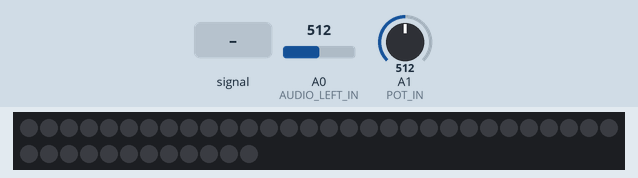
Recording of a sketch running on a simulated ATtiny85, built with avr-gcc and run on an emulated ATtiny85. On the bench: 42 RGB LEDs in strip order, left to right, continuing on the next row. The inputs (shaded band) are chosen by the test bench; at power-on: A0 (AUDIO_LEFT_IN) = 512, A1 (POT_IN) = 512. Dim RGB values are drawn brighter than linear; random numbers use the default seed unless the sketch sets one; what the sketch prints to the serial monitor is not drawn.

Above: at 1.2 s.
1.3 s: A0 (AUDIO_LEFT_IN) fed a 200 Hz sine of ±460 counts around its level
At 2.11 s:
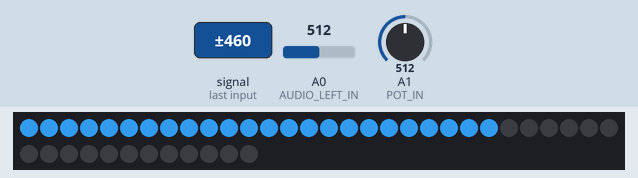
At 3.19 s:
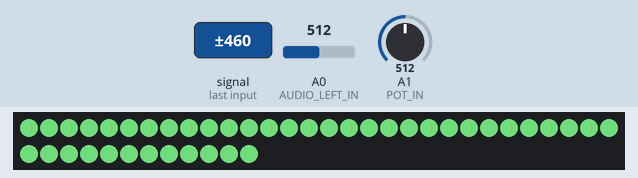
4.0 s: A0 (AUDIO_LEFT_IN) set to 306
At 4.8 s:
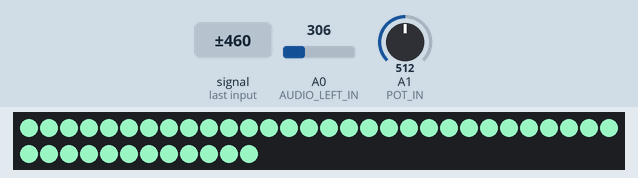
At 5.6 s:
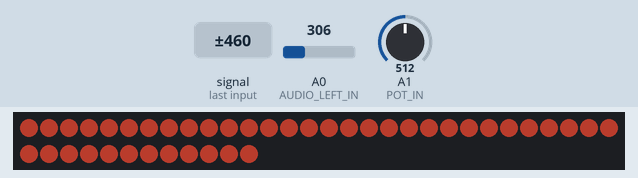
Timing chart, 0 to 6.3 s (numbered marks = the images above; inputs shaded):
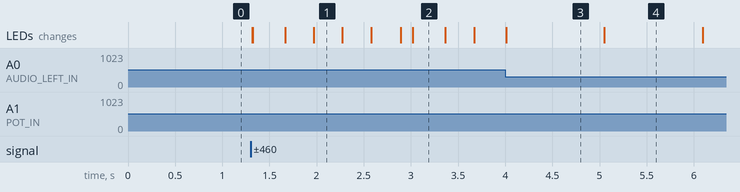

Measured:
- after the input at 1.3 s, the LEDs: first change at once (image 1 shows a later state)
- what the display in image 3 shows lasts 1.0 s, from 4.0 s to 5.0 s

The sketch:

tower_driver_dotstar.ino
```cpp
// Driving the LED Tower with FastLED library.
// Definitely not production code, still under development and must be improved.
// probably need fundamental changes in the display code, and we need to figure
// out why the LEDs are too dim...

// Built off of the Adafruit DotStar example code.

#include <Adafruit_DotStar.h>
#include <SPI.h>

#define NUMPIXELS 42 // Number of LEDs in strip
#define NUMLEVELS 14  // number of levels in the LED tower.
//#define MAX_AUDIO_VALUE 850  // determined by the op amp output under the conditions we tested.

#define AUDIO_UNDRIVEN_VALUE 550  // the avg number we read when audio is disconnected.
#define MIN_DEAD_RADIUS 50  // base dead zone of 500-600, centered at 550.
#define MAX_DEAD_RADIUS 150  //

// Audio
#define AUDIO_LEFT_IN A0 // Audio LEFT
#define POT_IN A1
#define DATAPIN    4
#define CLOCKPIN   5

Adafruit_DotStar strip = Adafruit_DotStar(
  NUMPIXELS, DATAPIN, CLOCKPIN, DOTSTAR_BGR);
// The last parameter is optional -- this is the color data order of the
// DotStar strip, which has changed over time in different production runs.
// Your code just uses R,G,B colors, the library then reassigns as needed.
// Default is DOTSTAR_BRG, so change this if you have an earlier strip.

// Hardware SPI is a little faster, but must be wired to specific pins
// (Arduino Uno = pin 11 for data, 13 for clock, other boards are different).
//Adafruit_DotStar strip = Adafruit_DotStar(NUMPIXELS, DOTSTAR_BRG);

void setup() {

#if defined(__AVR_ATtiny85__) && (F_CPU == 16000000L)
  clock_prescale_set(clock_div_1); // Enable 16 MHz on Trinket
#endif
  Serial.begin(112500);
  strip.begin(); // Initialize pins for output
  strip.show();  // Turn all LEDs off ASAP
}

uint32_t color = 0x080008;
int count = 0;

void loop() {

  // read the potentiometer 0-1000. If 1000, high sensitivity, thus smaller changes in volume have proportionally larger effects on tower height.
  // implemented via increasing or decreasing dead zone range.
  int sensitivity = analogRead(POT_IN);
  Serial.print("sensitivity=");
  Serial.println(sensitivity);

  // at zero sensitivity, dead zone range is 500-600.
  // at max sensitivity, dead zone range is 400-700.
  // On iphone SE, max volume looks good when dead zone is 460-640.

  int meta_radius = MAX_DEAD_RADIUS - MIN_DEAD_RADIUS;
  double sensitivity_proportion = (1023.0 - double(sensitivity)) / 1023.0;
  int dead_radius = MIN_DEAD_RADIUS + (meta_radius * sensitivity_proportion);

  int val = analogRead(AUDIO_LEFT_IN);
  // val should be between ~280 and ~820
  // val under no driving fluctuates btwn 500 and 600.
  // so we ignore those values.
  int dead_lower_bound = AUDIO_UNDRIVEN_VALUE - dead_radius;
  int dead_upper_bound = AUDIO_UNDRIVEN_VALUE + dead_radius;
  //if (val > dead_upper_bound && val < dead_lower_bound) { return; }
  //while (val < dead_upper_bound && val > dead_lower_bound) { val = analogRead(AUDIO_LEFT_IN); }
  int diff;
  if (val >= dead_upper_bound) {
    diff = val - dead_upper_bound;
  }
  else if (val <= dead_lower_bound) {
    diff = dead_lower_bound - val;
  }
  else {
    diff = 0;  // in the dead zone, turn all LEDs off!
  }

  Serial.print("val=");
  Serial.println(val);
  Serial.print("diff=");
  Serial.println(diff);
//  int max_audio_value = 2*dead_radius + dead_upper_bound;
//  int range = max_audio_value - dead_upper_bound;
  int range = (1.5 * dead_radius);
  int n = int(range / NUMLEVELS);
  int level = int(diff/n);
  int total_num_leds = level * 3;
  Serial.print("total leds=");
  Serial.println(total_num_leds);
  Serial.println();

//  strip.setPixelColor(39, 255, 255, 255);
//  strip.setPixelColor(40, 255, 255, 255);
//  strip.setPixelColor(41, 255, 255, 255);
//  strip.show();

//    for (int i = 0; i < NUMPIXELS; ++i) {
//      strip.setPixelColor(i, 255, 255, 255);
//    }
//    strip.show();

  if ( count == 0) {
    color = ((random(0, 256) << 16) |  (random(0, 256) << 8) | random(0, 256));
    count = 100;
  }
  count--;
  for (int i = 0; i < NUMPIXELS; ++i) {
    if (i < total_num_leds) {
      strip.setPixelColor(i, color);
      //strip.setPixelColor(i, 0x42, 0xdf, 0xff); // strip.setPixelColor(i, 0x42, 0xdf, 0xf4);
      //strip.setPixelColor(i, 255, 255, 255);
    } else {
      strip.setPixelColor(i, 0x000000);
    }
  }
  strip.show();

}
```
